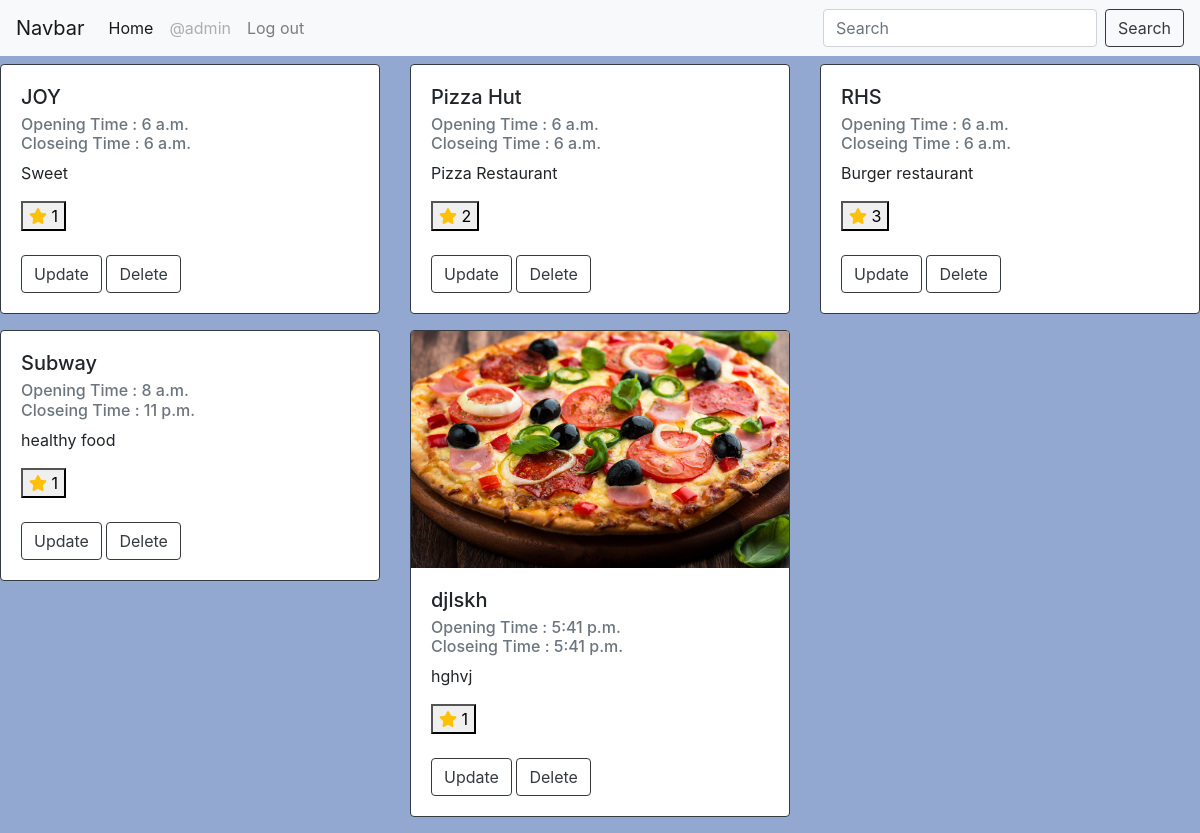
The page /restaurants/ (signed in) on the database as committed earlier.
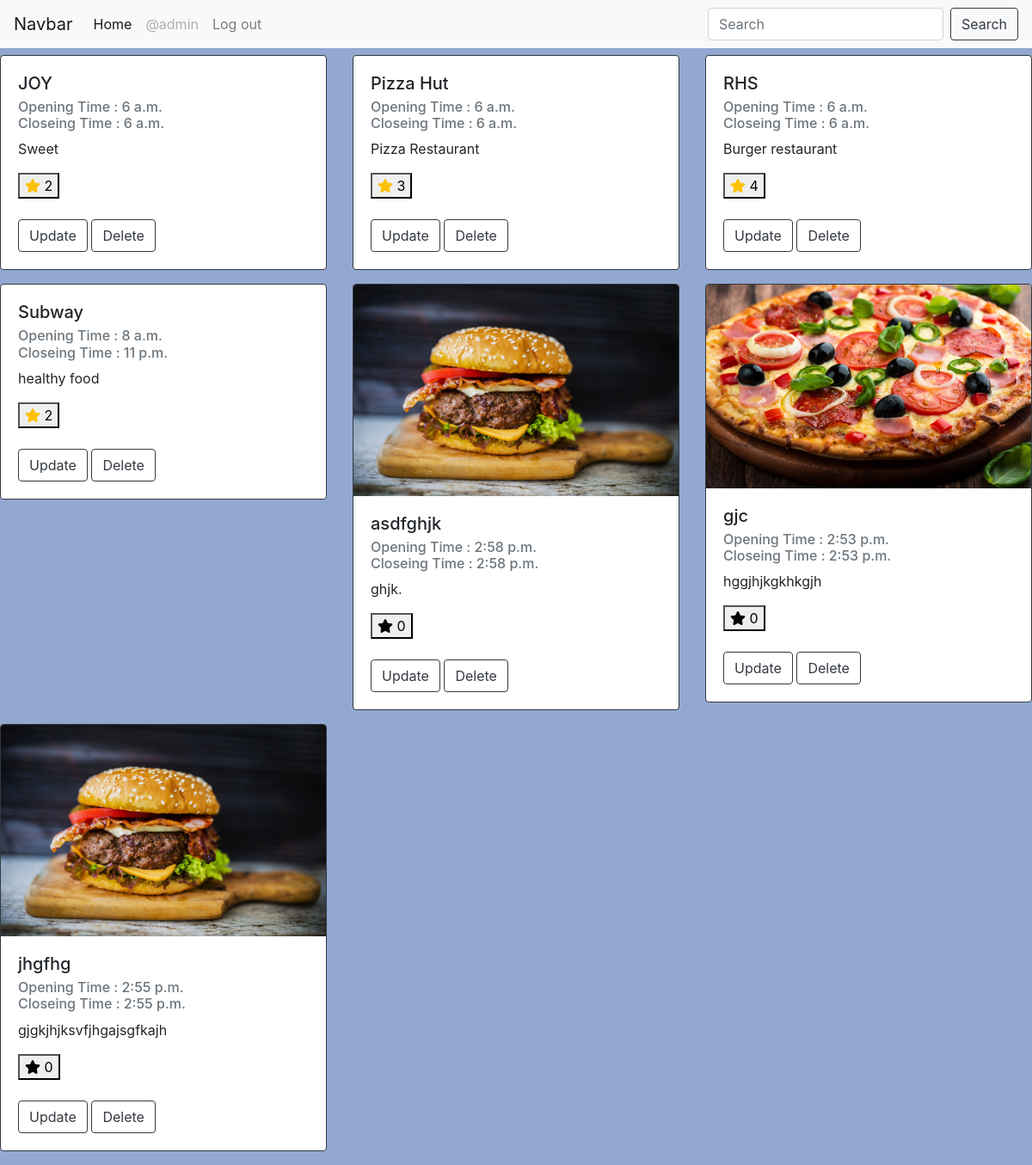
The same page on the database as committed later.
### restaurants/models.py (models this page shows)
class Restaurant(models.Model):
	name = models.CharField(max_length = 30)
	description = models.TextField()
	image = models.ImageField(null=True)
	opening_time = models.TimeField(auto_now_add=True)
	closing_time = models.TimeField(auto_now_add=True)
	publish_date = models.DateField(null=True)
	owner = models.ForeignKey(User, default=1, on_delete=models.CASCADE)

### restaurants/views.py (the view)
# urls.py: path("restaurants/", views.list, name="rest_list"),
def list(request):
	if not request.user.is_authenticated:
		return redirect("login")
	restaurant_list = Restaurant.objects.all()
	restaurant_list = restaurant_list.order_by("name", "publish_date")
	query = request.GET.get("q")
	if query:
		restaurant_list = restaurant_list.filter(name__contains=query)
	fav_rest = []
	favs = request.user.favoriteres_set.all()
	for favorite in favs :
		fav_rest.append(favorite.restaurant)
	context = {
	"Restaurant": restaurant_list,
	"my_fav" : fav_rest,
	}
	return render(request, "Rest.html" , context)

### restaurants/templates/Rest.html (shortened to what this page needs)
{% extends "base.html" %}
{% block form %}
<head>
</head>
<div class="row">
	{% for x in Restaurant %}
		<div class="col-lg-4 col-md-3">
			<div class="card border-dark mb-3">
				{% if x.image %}
				 <img class="card-img-top" src="{{x.image.url}}" alt="Card image cap">
				{% endif %}
			  <div class="card-body">
				<h5 class="card-title">{{x.name}}</h5>
				<h6 class="card-subtitle mb-2 text-muted">Opening Time : {{x.opening_time}} <br>Closeing Time : {{x.closing_time}} </h6>
				<p class="card-text">{{x.description}}</p>
					<button onClick="favorite({{x.id}})">
						<i id="fav-color-{{x.id}}" class="fas fa-star  {% if x in my_fav %}text-warning{% endif %}"  ></i>
						<span id="fav-number-{{x.id}}">{{x.favoriteres_set.count}}</span>
					</button>
					<br>
					<br>
				<a href="#" class="card-link"><a href="{% url 'restaurant_update' rest_id=x.id %}" class="btn btn-outline-dark">Update</a></li></a>
				<a href="{% url 'restaurant_delete' rest_id=x.id %}" class="btn btn-outline-dark">Delete</a></li>
			  </div>
			</div>
		</div>
	{% endfor %}
</div>
{% endblock form %}

### restaurants/templates/base.html (shortened to what this page needs)
<!doctype html>
{% load static %}
<html lang="en">
  <head>
    <link rel="stylesheet" href="https://maxcdn.bootstrapcdn.com/bootstrap/4.0.0/css/bootstrap.min.css">
    <link rel="stylesheet" href="{% static 'style.css' %}">
  </head>
  <body>
<nav class="navbar navbar-expand-lg navbar-light bg-light">
  <a class="navbar-brand" href="#">Navbar</a>
  <div class="collapse navbar-collapse" id="navbarSupportedContent">
    <ul class="navbar-nav mr-auto">
      <li class="nav-item active">
        <a class="nav-link" href="#">Home <span class="sr-only">(current)</span></a>
      </li>
      {% if request.user.is_authenticated %}
      <li class="nav-item">
        <a class="nav-link disabled" href="#">@{{request.user}}</a>
      <li class="nav-item">
        <a class="nav-link" href="{% url 'logout' %}">Log out</a>
      {% endif %}
    </ul>
    <form class="form-inline my-2 my-lg-0" action="{% url 'rest_list' %}" method="GET">
      <input class="form-control mr-sm-2" type="search" placeholder="Search" aria-label="Search" name="q">
      <button class="btn btn-outline-dark my-2 my-sm-0" type="submit">Search</button>
    </form>
  </div>
</nav>
  {% block form %}
  {% endblock form %}
  </body>
</html>

### restaurants/static/style.css (style rules this page uses)
body { background-color: #92a8d1; }

Rows that differ between the two databases and show on the page:
removed Restaurant: image (picture), name "djlskh", opening_time "5:41 p.m.", closing_time "5:41 p.m.", description "hghvj", favoriteres_set.count "1"
computed for Restaurant "JOY": favoriteres_set.count "1" → "2"
computed for Restaurant "Pizza Hut": favoriteres_set.count "2" → "3"
computed for Restaurant "RHS": favoriteres_set.count "3" → "4"
computed for Restaurant "Subway": favoriteres_set.count "1" → "2"
added Restaurant: image (picture), name "asdfghjk", opening_time "2:58 p.m.", closing_time "2:58 p.m.", description "ghjk.", favoriteres_set.count "0"
added Restaurant: image (picture), name "gjc", opening_time "2:53 p.m.", closing_time "2:53 p.m.", description "hggjhjkgkhkgjh", favoriteres_set.count "0"
added Restaurant: image (picture), name "jhgfhg", opening_time "2:55 p.m.", closing_time "2:55 p.m.", description "gjgkjhjksvfjhgajsgfkajh", favoriteres_set.count "0"
